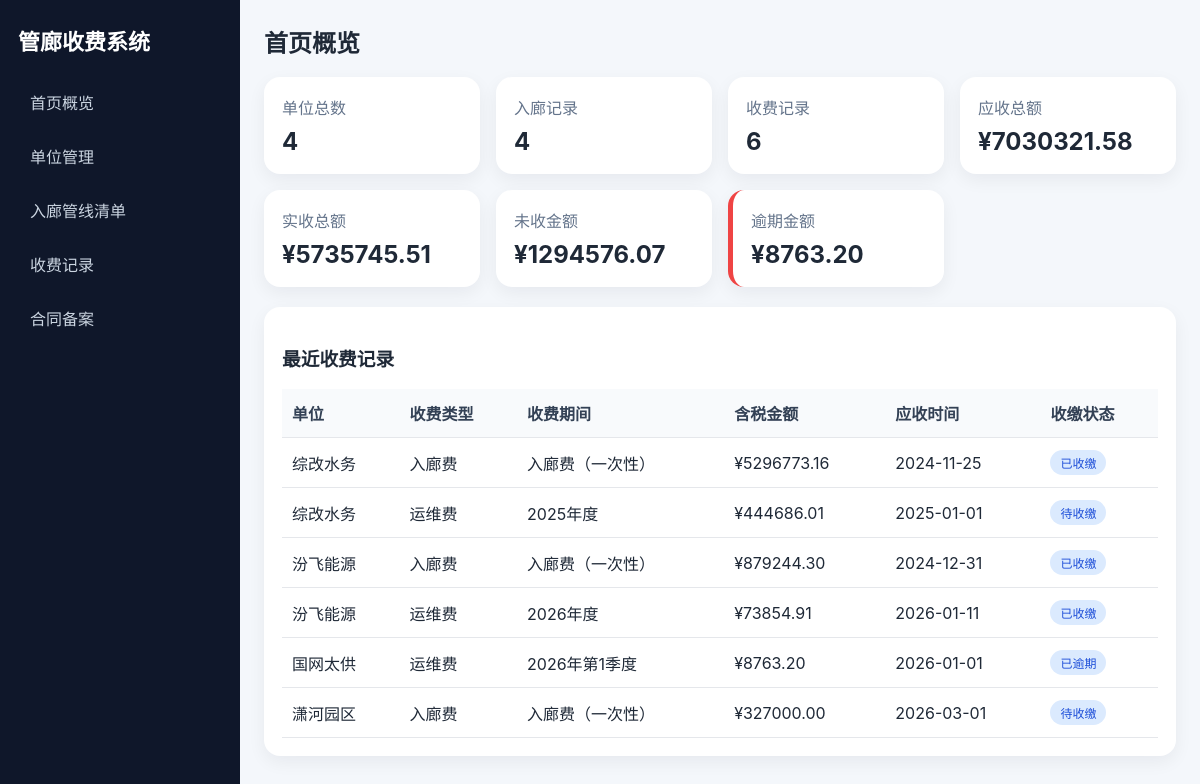
The page / on the database its author committed.
### app/models/fee_record.py (models this page shows)
class FeeRecord(Base):
    __tablename__ = 'fee_records'
    id = Column(Integer, primary_key=True, index=True)
    company_id = Column(Integer, ForeignKey('companies.id'), nullable=False)
    pipeline_entry_id = Column(Integer, ForeignKey('pipeline_entries.id'), nullable=True)
    fee_type = Column(String(50), nullable=False)
    charge_period = Column(String(100), nullable=True)
    period_year = Column(Integer, nullable=True)
    period_quarter = Column(Integer, nullable=True)
    amount_excl_tax = Column(Float, nullable=True)
    tax_rate = Column(Float, nullable=True)
    tax_amount = Column(Float, nullable=True)
    amount_incl_tax = Column(Float, nullable=True)
    planned_receivable_date = Column(Date, nullable=True)
    remind_date = Column(Date, nullable=True)
    latest_payment_date = Column(Date, nullable=True)
    actual_received_amount = Column(Float, nullable=True)
    actual_received_date = Column(Date, nullable=True)
    payment_status = Column(String(50), nullable=False, default='待收缴')
    is_invoiced = Column(String(50), nullable=True)
    remark = Column(Text, nullable=True)
    created_at = Column(DateTime, server_default=func.now())
    updated_at = Column(DateTime, server_default=func.now(), onupdate=func.now())
    company = relationship('Company', back_populates='fee_records')
    pipeline_entry = relationship('PipelineEntry', back_populates='fee_records')

### app/models/company.py (models this page shows)
class Company(Base):
    __tablename__ = 'companies'
    id = Column(Integer, primary_key=True, index=True)
    company_name = Column(String(255), nullable=False, unique=True)
    short_name = Column(String(100), nullable=True)
    company_type = Column(String(100), nullable=True)
    contact_person = Column(String(100), nullable=True)
    contact_phone = Column(String(100), nullable=True)
    remark = Column(Text, nullable=True)
    created_at = Column(DateTime, server_default=func.now())
    updated_at = Column(DateTime, server_default=func.now(), onupdate=func.now())
    pipeline_entries = relationship('PipelineEntry', back_populates='company', cascade='all, delete-orphan')
    fee_records = relationship('FeeRecord', back_populates='company', cascade='all, delete-orphan')
    contracts = relationship('Contract', back_populates='company', cascade='all, delete-orphan')

### app/routes/dashboard.py (the view)
@router.get('/', response_class=HTMLResponse)
def dashboard(request: Request, db: Session = Depends(get_db)):
    stats = StatisticsService.dashboard(db)
    latest_records = db.query(FeeRecord).order_by(FeeRecord.created_at.desc()).limit(8).all()
    return templates.TemplateResponse(
        'dashboard.html',
        {'request': request, 'stats': stats, 'latest_records': latest_records, 'title': '首页概览'},
    )

### app/templates/dashboard.html
{% extends 'base.html' %}
{% block content %}
<div class="stats-grid">
    <div class="stat-card"><span>单位总数</span><strong>{{ stats.company_count }}</strong></div>
    <div class="stat-card"><span>入廊记录</span><strong>{{ stats.pipeline_count }}</strong></div>
    <div class="stat-card"><span>收费记录</span><strong>{{ stats.fee_record_count }}</strong></div>
    <div class="stat-card"><span>应收总额</span><strong>¥{{ '%.2f'|format(stats.total_receivable) }}</strong></div>
    <div class="stat-card"><span>实收总额</span><strong>¥{{ '%.2f'|format(stats.total_received) }}</strong></div>
    <div class="stat-card"><span>未收金额</span><strong>¥{{ '%.2f'|format(stats.total_unreceived) }}</strong></div>
    <div class="stat-card warning"><span>逾期金额</span><strong>¥{{ '%.2f'|format(stats.overdue_amount) }}</strong></div>
</div>
<section class="panel">
    <h3>最近收费记录</h3>
    <table>
        <thead>
            <tr>
                <th>单位</th>
                <th>收费类型</th>
                <th>收费期间</th>
                <th>含税金额</th>
                <th>应收时间</th>
                <th>收缴状态</th>
            </tr>
        </thead>
        <tbody>
        {% for record in latest_records %}
            <tr>
                <td>{{ record.company.short_name or record.company.company_name }}</td>
                <td>{{ record.fee_type }}</td>
                <td>{{ record.charge_period or '' }}</td>
                <td>¥{{ '%.2f'|format(record.amount_incl_tax or 0) }}</td>
                <td>{{ record.planned_receivable_date or '' }}</td>
                <td><span class="badge">{{ record.payment_status }}</span></td>
            </tr>
        {% endfor %}
        </tbody>
    </table>
</section>
{% endblock %}

### app/templates/base.html (shortened to what this page needs)
<!DOCTYPE html>
<html lang="zh-CN">
<head>
    <link rel="stylesheet" href="/static/css/style.css">
</head>
<body>
<div class="layout">
    <aside class="sidebar">
        <h1>管廊收费系统</h1>
        <nav>
            <a href="/">首页概览</a>
            <a href="/companies/">单位管理</a>
            <a href="/pipeline-entries/">入廊管线清单</a>
            <a href="/fee-records/">收费记录</a>
            <a href="/contracts/">合同备案</a>
        </nav>
    </aside>
    <main class="content">
        <header class="page-header">
            <h2>{{ title }}</h2>
        </header>
        {% block content %}{% endblock %}
    </main>
</div>
</body>
</html>

### app/static/css/style.css (style rules this page uses)
* { box-sizing: border-box; }
body { margin: 0; font-family: -apple-system, BlinkMacSystemFont, "Segoe UI", sans-serif; background: #f4f7fb; color: #1f2937; }
a { color: #2563eb; text-decoration: none; }
.layout { display: flex; min-height: 100vh; }
.sidebar { width: 240px; background: #0f172a; color: white; padding: 24px 18px; }
.sidebar h1 { font-size: 22px; margin-top: 0; margin-bottom: 24px; }
.sidebar nav { display: flex; flex-direction: column; gap: 10px; }
.sidebar nav a { color: #cbd5e1; padding: 10px 12px; border-radius: 10px; }
.content { flex: 1; padding: 24px; }
.page-header h2 { margin: 0 0 18px; }
.stats-grid { display: grid; grid-template-columns: repeat(auto-fit, minmax(180px, 1fr)); gap: 16px; margin-bottom: 20px; }
.stat-card, .panel { background: white; border-radius: 16px; box-shadow: 0 6px 18px rgba(15, 23, 42, 0.06); }
.stat-card { padding: 18px; }
.stat-card span { display: block; color: #64748b; margin-bottom: 8px; }
.stat-card strong { font-size: 24px; }
.stat-card.warning { border-left: 5px solid #ef4444; }
.panel { padding: 18px; margin-bottom: 18px; overflow-x: auto; }
table { width: 100%; border-collapse: collapse; min-width: 860px; }
th, td { text-align: left; padding: 12px 10px; border-bottom: 1px solid #e5e7eb; }
th { background: #f8fafc; color: #334155; }
.badge { display: inline-block; padding: 4px 10px; border-radius: 999px; background: #dbeafe; color: #1d4ed8; font-size: 12px; }

### rows shown on the page
FeeRecord: company "综改水务", fee_type "入廊费", charge_period "入廊费（一次性）", amount_incl_tax "5296773.16", planned_receivable_date "2024-11-25", payment_status "已收缴"
FeeRecord: company "综改水务", fee_type "运维费", charge_period "2025年度", amount_incl_tax "444686.01", planned_receivable_date "2025-01-01", payment_status "待收缴"
FeeRecord: company "汾飞能源", fee_type "入廊费", charge_period "入廊费（一次性）", amount_incl_tax "879244.30", planned_receivable_date "2024-12-31", payment_status "已收缴"
FeeRecord: company "汾飞能源", fee_type "运维费", charge_period "2026年度", amount_incl_tax "73854.91", planned_receivable_date "2026-01-11", payment_status "已收缴"
FeeRecord: company "国网太供", fee_type "运维费", charge_period "2026年第1季度", amount_incl_tax "8763.20", planned_receivable_date "2026-01-01", payment_status "已逾期"
FeeRecord: company "潇河园区", fee_type "入廊费", charge_period "入廊费（一次性）", amount_incl_tax "327000.00", planned_receivable_date "2026-03-01", payment_status "待收缴"

### other values the page prints
{{ title }} "首页概览"
{{ stats.company_count }} "4"
{{ stats.pipeline_count }} "4"
{{ stats.fee_record_count }} "6"
{{ '%.2f'|format(stats.total_receivable) }} "7030321.58"
{{ '%.2f'|format(stats.total_received) }} "5735745.51"
{{ '%.2f'|format(stats.total_unreceived) }} "1294576.07"
{{ '%.2f'|format(stats.overdue_amount) }} "8763.20"
